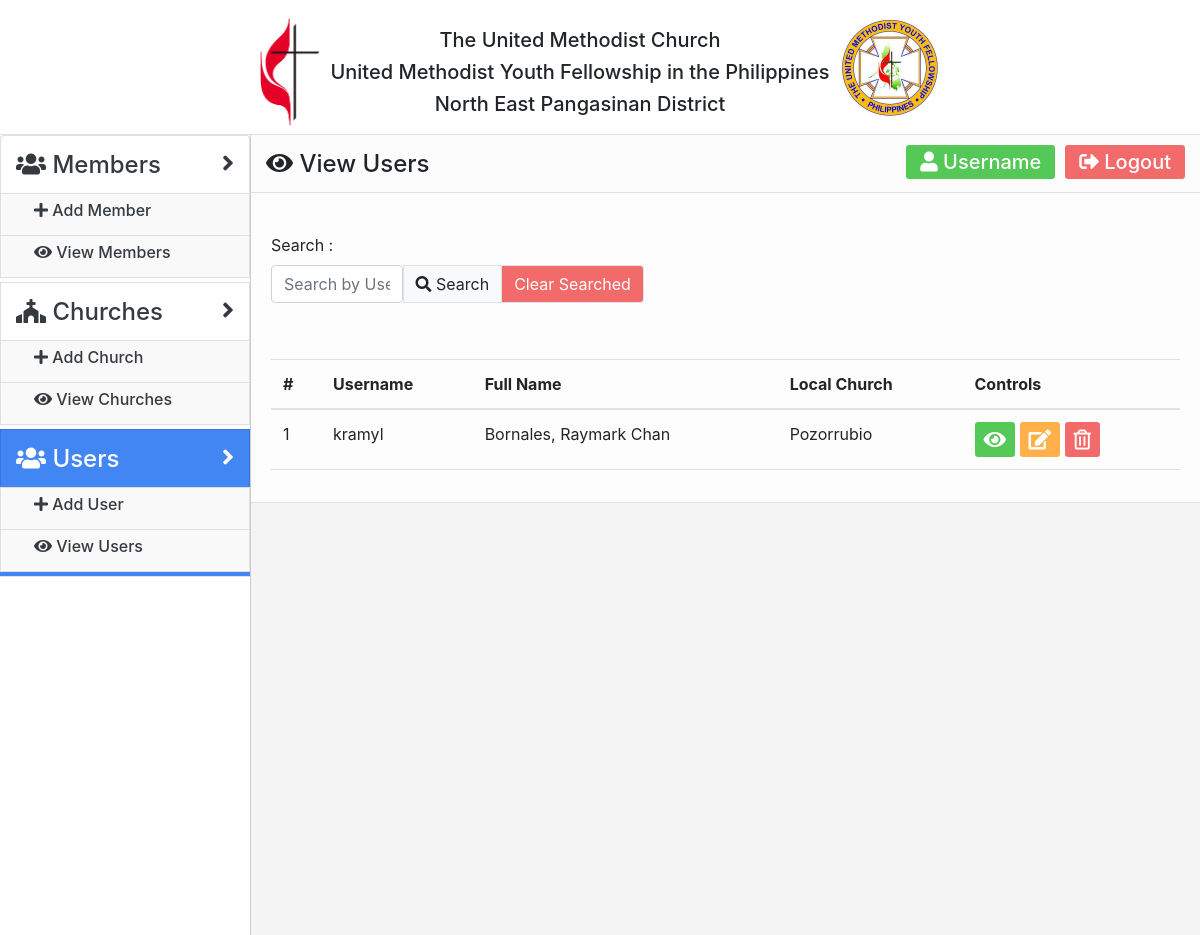
Page /viewusers.php on the committed database.
### tables this page shows
CREATE TABLE `users` (
  `user_ID` int(11) NOT NULL,
  `user_FirstName` varchar(50) NOT NULL,
  `user_MiddleName` varchar(50) DEFAULT NULL,
  `user_LastName` varchar(50) NOT NULL,
  `user_Suffix` varchar(30) DEFAULT NULL,
  `user_UserName` varchar(30) NOT NULL,
  `user_Password` varchar(200) NOT NULL,
  `user_AccountType` varchar(30) NOT NULL,
  `church_ID` int(11) NOT NULL
);

CREATE TABLE `churches` (
  `church_ID` int(11) NOT NULL,
  `church_LocalName` varchar(50) NOT NULL,
  `church_Street` varchar(50) NOT NULL,
  `church_Barangay` varchar(50) NOT NULL,
  `church_Town` varchar(50) NOT NULL,
  `church_Province` varchar(50) NOT NULL,
  `church_ZipCode` varchar(5) NOT NULL
);

### sql/sql_viewusers.php (called while the page is built)
<?php
include('sql/sql_loadchurch.php');
include('sql_connection.php');
if (isset($_POST['button_Search'])) {
  $form_search = $_POST['form_Search'];
  $sql = "SELECT * FROM `users` WHERE `user_LastName` LIKE '%$form_search%' OR `user_FirstName` LIKE '%$form_search%' OR `user_UserName` LIKE '%$form_search%'";
  $result = mysqli_query($conn, $sql);
}else {
  $sql = "SELECT * FROM `users`";
  $result = mysqli_query($conn, $sql);
}

### sql/sql_loadchurch.php (called while the page is built, shortened)
<?php
  function DisplayChurchLocalName($church_ID){
    if ($church_ID == 0) {
      return "All";
    }else {
      include('sql_connection.php');
      $sql2 = "SELECT * FROM `churches` WHERE `church_ID` = $church_ID";
      $result2 = mysqli_query($conn, $sql2);
      if (mysqli_num_rows($result2) > 0) {
        while($row = mysqli_fetch_assoc($result2)) {
          return $row['church_LocalName'];
        }
      }
    }
  }

### viewusers.php (the view, shortened to what this page needs)
<!DOCTYPE html>
<html lang="en" dir="ltr">
  <head>
    <?php include('layout/head.php'); ?>
  </head>
  <body>
    <?php $page_title = '<h4 class="main_title_text"><i class="fas fa-eye"></i> View Users</span></h4>'; ?>
      <form class="form_main border-bottom" method="post">
        <?php include('sql/sql_viewusers.php');?>
        <div class="form-row col-md-12 mx-auto">
          <div class="form-group col-md-12">
            <br>
          </div>
          <div class="form-group col-md-5">
            <label for="form_Search">Search : </label>
            <br>
            <div class="btn-group" role="group" aria-label="Basic example">
              <input type="text" class="form-control" name="form_Search" value="<?php if (isset($form_search)) { echo $form_search;} ?>" id="form_Search" placeholder="Search by Username/Name...">
              <button type="submit" class="btn btn-light border" name="button_Search"> <i class="fas fa-search"></i> Search</button>
              <button type="submit" class="btn Color_Red border" name="button_Clear">Clear Searched</button>
            </div>
          </div>
          <div class="form-group col-md-12">
            <br>
          </div>
          <div class="form-group col-md-12">
            <div class="table-responsive">
              <table class="table table-hover border-bottom" id="table">
                <thead>
                  <tr>
                    <th scope="col">#</th>
                    <th scope="col">Username</th>
                    <th scope="col">Full Name</th>
                    <th scope="col">Local Church</th>
                    <th scope="col">Controls</th>
                  </tr>
                </thead>
                <tbody class="border-bottom">
                  <?php
                    if (mysqli_num_rows($result) > 0) {
                        $record_Number = 0;
                        while($row = mysqli_fetch_assoc($result)) {
                          $user_Suffix = "";
                          $record_Number++;
                          ?>
                          <tr>
                            <td><?=$record_Number ?></td>
                            <td><?=$row['user_UserName'] ?></td>
                            <td><?=$row['user_LastName'] . ", " . $row['user_FirstName'] . " " . $row['user_MiddleName'] . $user_Suffix ?></td>
                            <td><?= DisplayChurchLocalName($row['church_ID']);?></td>
                            <td>
                              <a href="viewuser.php?token=<?=$row['user_UserName'] ?>" class="btn btn-sm Color_Green"><i class="fas fa-eye" style="font-size: 20px; padding-top: 3px;"></i></a>
                              <button type="button" class="btn btn-sm Color_Orange" onclick="ModalReParent(edit<?=$row['user_ID']?>)" data-toggle="modal" data-target="#edit<?=$row['user_ID'] ?>"><i class="fas fa-edit" style="font-size: 20px; padding-top: 3px;"></i></button>
                              <button type="button" class="btn btn-sm Color_Red" onclick="ModalReParent(delete<?=$row['user_ID']?>)" data-toggle="modal" data-target="#delete<?=$row['user_ID'] ?>"><i class="far fa-trash-alt" style="font-size: 20px; padding-top: 3px;"></i></button>
                            </td>
                          </tr>
                          <?php
                        }
                    } else {
                        ?>
                        <tr>
                          <td class="table-active" colspan="5"><h5 style="text-align: center;">No data Available</h5></td>
                        </tr>
                        <?php
                    }
                  ?>
                </tbody>
              </table>
            </div>
          </div>
        </div>
      </form>
    <?php include('layout/naviagation_mainbarend.php'); ?>
  </body>
</html>

### css/custom/global.css (style rules this page uses)
.form_main { width: 100%; height: 100%; background-color: #fdfdfd; }
.Color_Green { background-color: #54c957; color: #fff; }
.Color_Red { background-color: #f26a6a; color: #fff; }
.Color_Orange { background-color: #ffb049; color: #fff; }

### css/custom/navigation_mainbar.css (style rules this page uses)
.main_title_text { margin-top: 15px; }

### rows in the picture
users: user_UserName "kramyl", user_LastName "Bornales", user_FirstName "Raymark", user_MiddleName "Chan", church_ID.church_LocalName "Pozorrubio"
